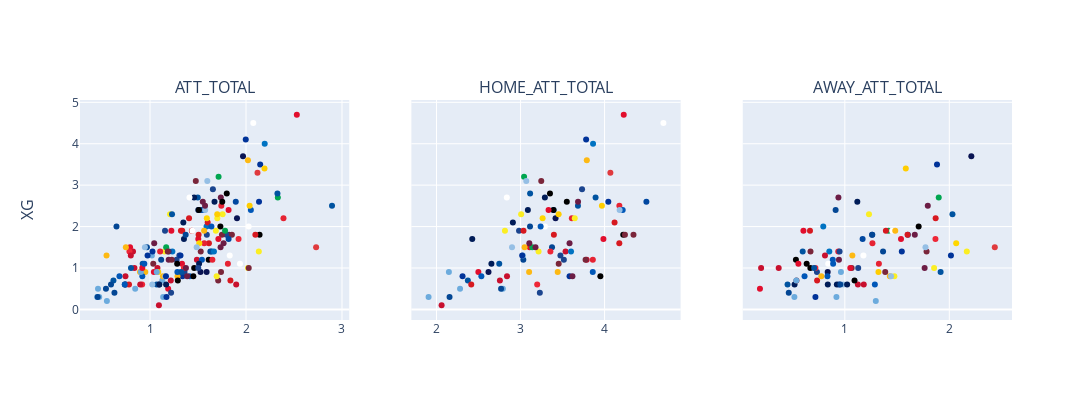
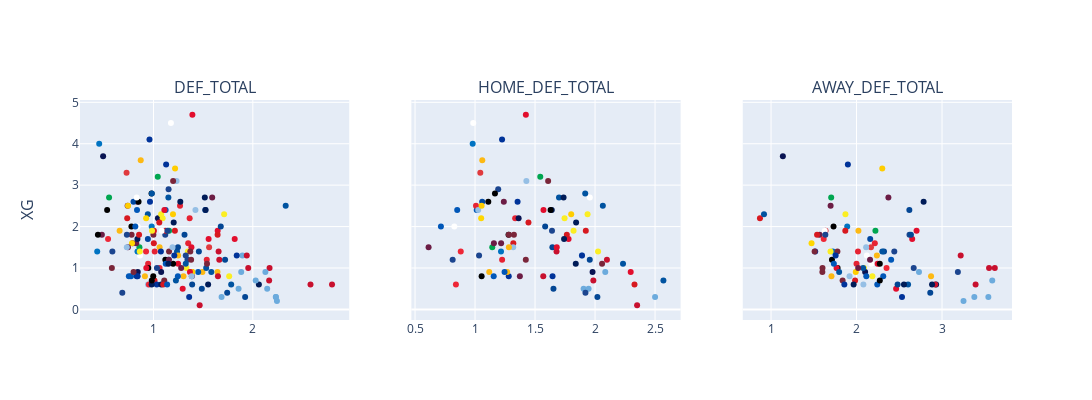

Notebook cell for these charts, in order:
### Code cell
import plotly.express as px
from plotly.subplots import make_subplots
import plotly.graph_objects as go

def plot_elos(team_df, x_axis, y_axis, color_by, tooltips):
    fig = make_subplots(rows=1, cols=3, shared_yaxes=True, subplot_titles=x_axis, y_title=y_axis,)
    for idx, axis in enumerate(x_axis):
        # px_figure = px.scatter(team_df, x=axis, y=y_axis, color=color_by, hover_data=["OPPONENT", "XG", "XGA"])
        # px_traces = px_figure["data"]
        # for trace in px_traces:
        #     fig.add_trace(trace, row=1, col=idx+1)
        fig.add_trace(
            go.Scatter(x=team_df[axis], 
                       y=team_df[y_axis], 
                       marker_color=team_df[color_by], 
                       text=team_df[tooltips].apply(lambda x: '<br>'.join(x), axis=1),
                       showlegend=False,
                       ),
            row=1, col=idx+1)
    fig.update_traces(mode='markers')
    fig.update_layout(height=400, width=1200)
    fig.show()

plot_elos(team_df, ["ATT_TOTAL", "HOME_ATT_TOTAL", "AWAY_ATT_TOTAL"], "XG", "OPPONENT_COLOR", ["OPPONENT", "SEASON", "ROUND", "LINK"])
plot_elos(team_df, ["DEF_TOTAL", "HOME_DEF_TOTAL", "AWAY_DEF_TOTAL"], "XG", "OPPONENT_COLOR", ["OPPONENT", "SEASON", "ROUND"])

### Figure 1 — Plotly figure (JSON) as saved in the notebook; plotly's stock layout.template omitted (floating-point values rounded to 4 significant figures; data arrays with more than 128 entries replaced by an {"elided": "..."} marker saying what was removed)
{"data": [{"marker": {"color": {"elided": "190 str values"}}, "mode": "markers", "showlegend": false, "text": {"elided": "190 str values"}, "type": "scatter", "x": {"elided": "190 float values"}, "xaxis": "x", "y": {"elided": "190 float values"}, "yaxis": "y"}, {"marker": {"color": {"elided": "190 str values"}}, "mode": "markers", "showlegend": false, "text": {"elided": "190 str values"}, "type": "scatter", "x": {"elided": "190 float values"}, "xaxis": "x2", "y": {"elided": "190 float values"}, "yaxis": "y2"}, {"marker": {"color": {"elided": "190 str values"}}, "mode": "markers", "showlegend": false, "text": {"elided": "190 str values"}, "type": "scatter", "x": {"elided": "190 float values"}, "xaxis": "x3", "y": {"elided": "190 float values"}, "yaxis": "y3"}], "layout": {"annotations": [{"font": {"size": 16}, "showarrow": false, "text": "ATT_TOTAL", "x": 0.1444, "xanchor": "center", "xref": "paper", "y": 1, "yanchor": "bottom", "yref": "paper"}, {"font": {"size": 16}, "showarrow": false, "text": "HOME_ATT_TOTAL", "x": 0.5, "xanchor": "center", "xref": "paper", "y": 1, "yanchor": "bottom", "yref": "paper"}, {"font": {"size": 16}, "showarrow": false, "text": "AWAY_ATT_TOTAL", "x": 0.8556, "xanchor": "center", "xref": "paper", "y": 1, "yanchor": "bottom", "yref": "paper"}, {"font": {"size": 16}, "showarrow": false, "text": "XG", "textangle": -90, "x": 0, "xanchor": "right", "xref": "paper", "xshift": -40, "y": 0.5, "yanchor": "middle", "yref": "paper"}], "height": 400, "width": 1200, "xaxis": {"anchor": "y", "domain": [0, 0.2889]}, "xaxis2": {"anchor": "y2", "domain": [0.3556, 0.6444]}, "xaxis3": {"anchor": "y3", "domain": [0.7111, 1]}, "yaxis": {"anchor": "x", "domain": [0, 1]}, "yaxis2": {"anchor": "x2", "domain": [0, 1], "matches": "y", "showticklabels": false}, "yaxis3": {"anchor": "x3", "domain": [0, 1], "matches": "y", "showticklabels": false}}}

### Figure 2 — Plotly figure (JSON) as saved in the notebook; plotly's stock layout.template omitted (floating-point values rounded to 4 significant figures; data arrays with more than 128 entries replaced by an {"elided": "..."} marker saying what was removed)
{"data": [{"marker": {"color": {"elided": "190 str values"}}, "mode": "markers", "showlegend": false, "text": {"elided": "190 str values"}, "type": "scatter", "x": {"elided": "190 float values"}, "xaxis": "x", "y": {"elided": "190 float values"}, "yaxis": "y"}, {"marker": {"color": {"elided": "190 str values"}}, "mode": "markers", "showlegend": false, "text": {"elided": "190 str values"}, "type": "scatter", "x": {"elided": "190 float values"}, "xaxis": "x2", "y": {"elided": "190 float values"}, "yaxis": "y2"}, {"marker": {"color": {"elided": "190 str values"}}, "mode": "markers", "showlegend": false, "text": {"elided": "190 str values"}, "type": "scatter", "x": {"elided": "190 float values"}, "xaxis": "x3", "y": {"elided": "190 float values"}, "yaxis": "y3"}], "layout": {"annotations": [{"font": {"size": 16}, "showarrow": false, "text": "DEF_TOTAL", "x": 0.1444, "xanchor": "center", "xref": "paper", "y": 1, "yanchor": "bottom", "yref": "paper"}, {"font": {"size": 16}, "showarrow": false, "text": "HOME_DEF_TOTAL", "x": 0.5, "xanchor": "center", "xref": "paper", "y": 1, "yanchor": "bottom", "yref": "paper"}, {"font": {"size": 16}, "showarrow": false, "text": "AWAY_DEF_TOTAL", "x": 0.8556, "xanchor": "center", "xref": "paper", "y": 1, "yanchor": "bottom", "yref": "paper"}, {"font": {"size": 16}, "showarrow": false, "text": "XG", "textangle": -90, "x": 0, "xanchor": "right", "xref": "paper", "xshift": -40, "y": 0.5, "yanchor": "middle", "yref": "paper"}], "height": 400, "width": 1200, "xaxis": {"anchor": "y", "domain": [0, 0.2889]}, "xaxis2": {"anchor": "y2", "domain": [0.3556, 0.6444]}, "xaxis3": {"anchor": "y3", "domain": [0.7111, 1]}, "yaxis": {"anchor": "x", "domain": [0, 1]}, "yaxis2": {"anchor": "x2", "domain": [0, 1], "matches": "y", "showticklabels": false}, "yaxis3": {"anchor": "x3", "domain": [0, 1], "matches": "y", "showticklabels": false}}}
